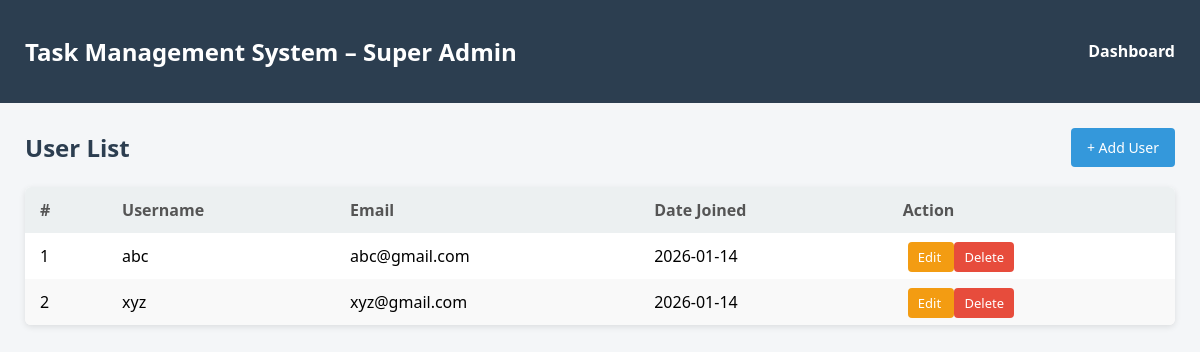
/users/ (signed in), run on an earlier commit of the app's database.
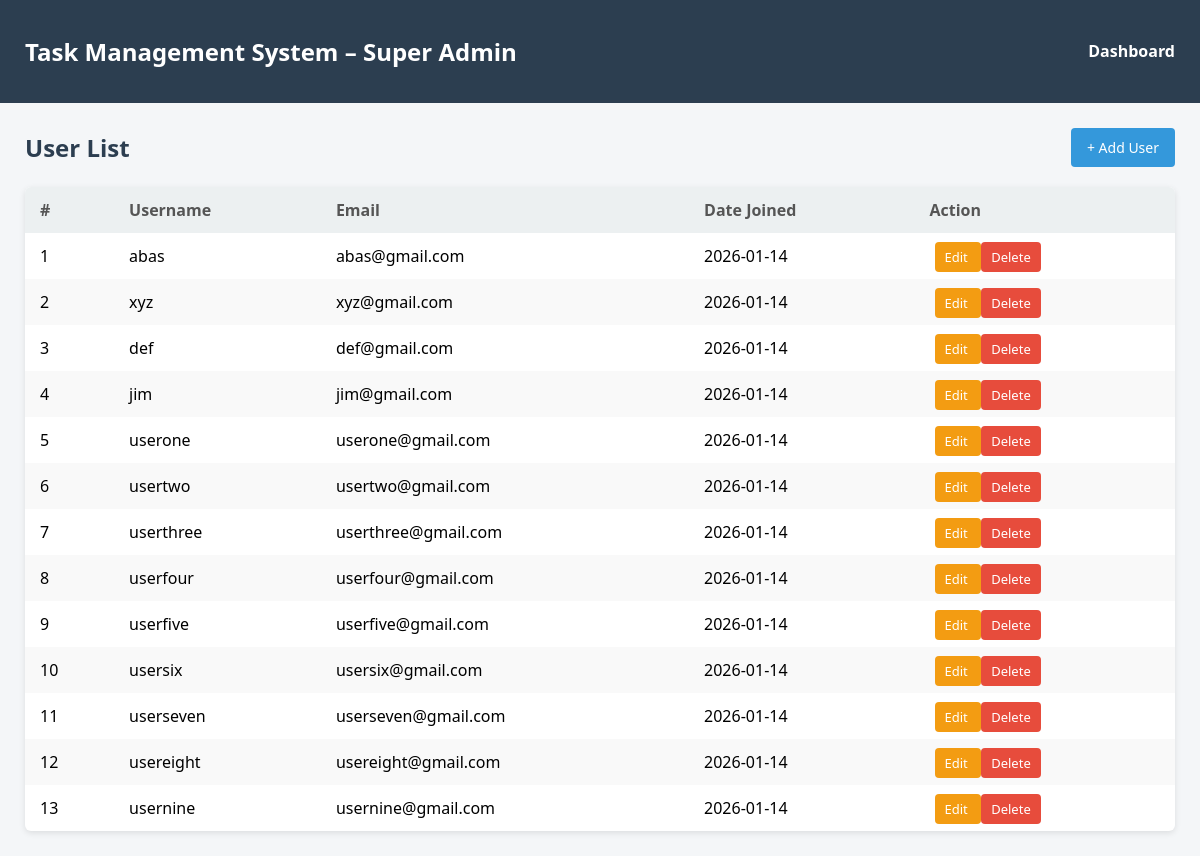
And on a later commit of the database.
### authapp/models.py (models this page shows, shortened)
class User(AbstractUser):
    ROLE_CHOICES = (
        ('superadmin', 'Super Admin'),
        ('admin', 'Admin'),
        ('user', 'User'),
    )
    role = models.CharField(max_length=25,choices = ROLE_CHOICES,default='superadmin')
    assigned_admin = models.ForeignKey('self',
        on_delete=models.SET_NULL,
        null=True,
        blank=True,
        limit_choices_to={'role': 'admin'},
        related_name='assigned_users')

### authapp/views.py (the view)
# urls.py: path('users/', views.user_list, name='user_list'),
@login_required
def user_list(request):
    users = User.objects.filter(role='user')
    return render(request,'user_list.html',{'users':users})

### authapp/templates/user_list.html (shortened to what this page needs)
<!DOCTYPE html>
<html lang="en">
<head>
</head>
<body>
<header>
    <h2>Task Management System – Super Admin</h2>
    <a href="{% url 'superadmin_dashboard' %}">Dashboard</a>
</header>
<div class="container">
    <div class="top-bar">
        <h2>User List</h2>
        <a href="{% url 'user_add' %}" class="add-btn">+ Add User</a>
    </div>
    <table>
        <thead>
            <tr>
                <th>#</th>
                <th>Username</th>
                <th>Email</th>
                <th>Date Joined</th>
                <th>Action</th>
            </tr>
        </thead>
        <tbody>
            {% for user in users %}
                <tr>
                    <td>{{ forloop.counter }}</td>
                    <td>{{ user.username }}</td>
                    <td>{{ user.email }}</td>
                    <td>{{ user.date_joined|date:"Y-m-d" }}</td>
                    <td>
                        <a href="{% url 'user_edit' user.id %}" class="edit-btn">
                            Edit
                        </a>
                        <a href="{% url 'user_delete' user.id %}"
                           class="delete-btn"
                           onclick="return confirm('Are you sure you want to delete this user?');">
                           Delete
                        </a>
                    </td>
                </tr>
            {% empty %}
                <tr>
                    <td colspan="5" class="no-data">No users found.</td>
                </tr>
            {% endfor %}
        </tbody>
    </table>
</div>
</body>
</html>

What changed in the data, as far as the page shows it:
changed User: username "abc" → "abas"; email "abc@gmail.com" → "abas@gmail.com"
added User: username "def", email "def@gmail.com", date_joined "2026-01-14"
added User: username "jim", email "jim@gmail.com", date_joined "2026-01-14"
added User: username "userone", email "userone@gmail.com", date_joined "2026-01-14"
added User: username "usertwo", email "usertwo@gmail.com", date_joined "2026-01-14"
added User: username "userthree", email "userthree@gmail.com", date_joined "2026-01-14"
added User: username "userfour", email "userfour@gmail.com", date_joined "2026-01-14"
added User: username "userfive", email "userfive@gmail.com", date_joined "2026-01-14"
added User: username "usersix", email "usersix@gmail.com", date_joined "2026-01-14"
added User: username "userseven", email "userseven@gmail.com", date_joined "2026-01-14"
added User: username "usereight", email "usereight@gmail.com", date_joined "2026-01-14"
added User: username "usernine", email "usernine@gmail.com", date_joined "2026-01-14"
